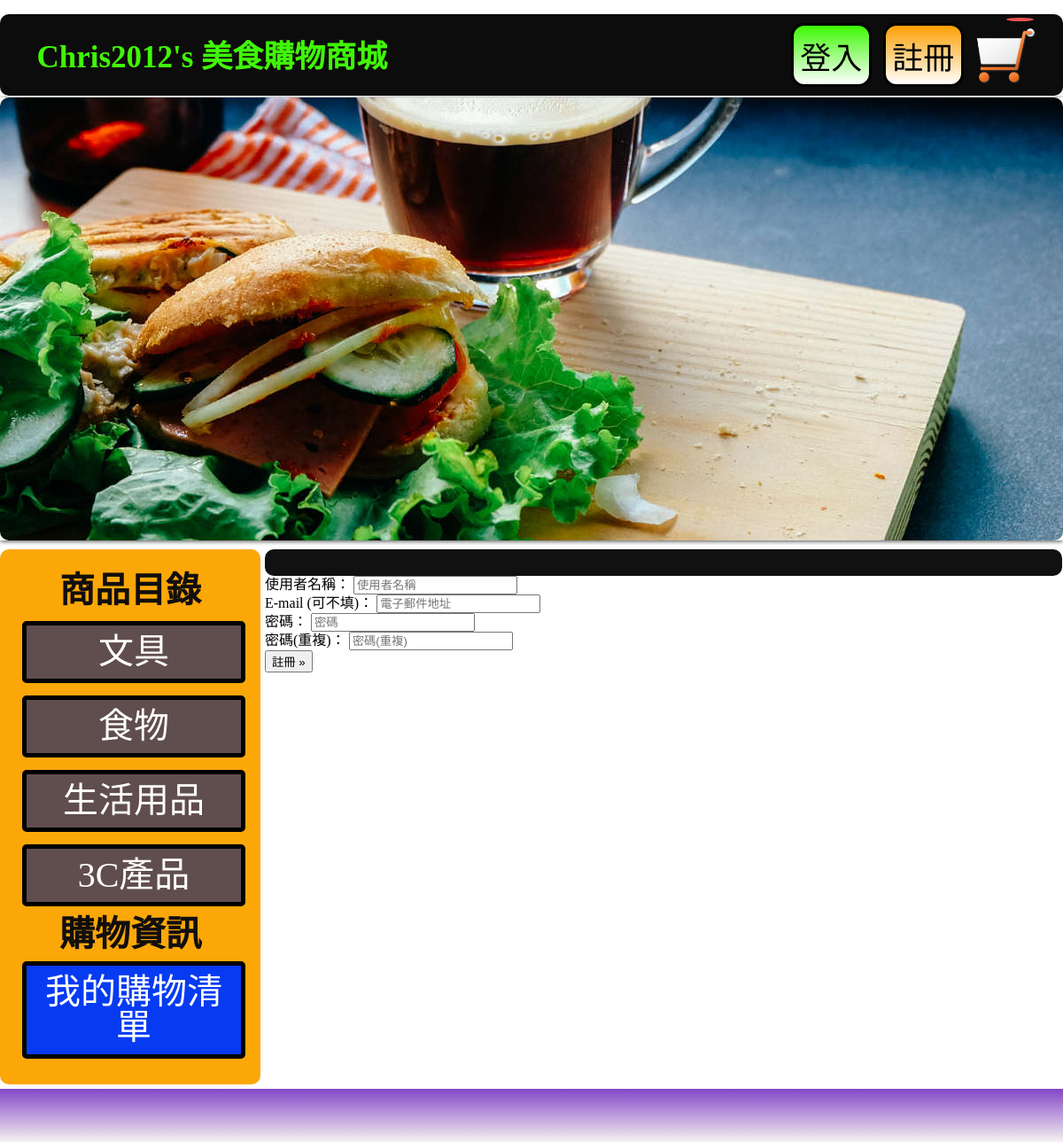
Before: / with the older database file.
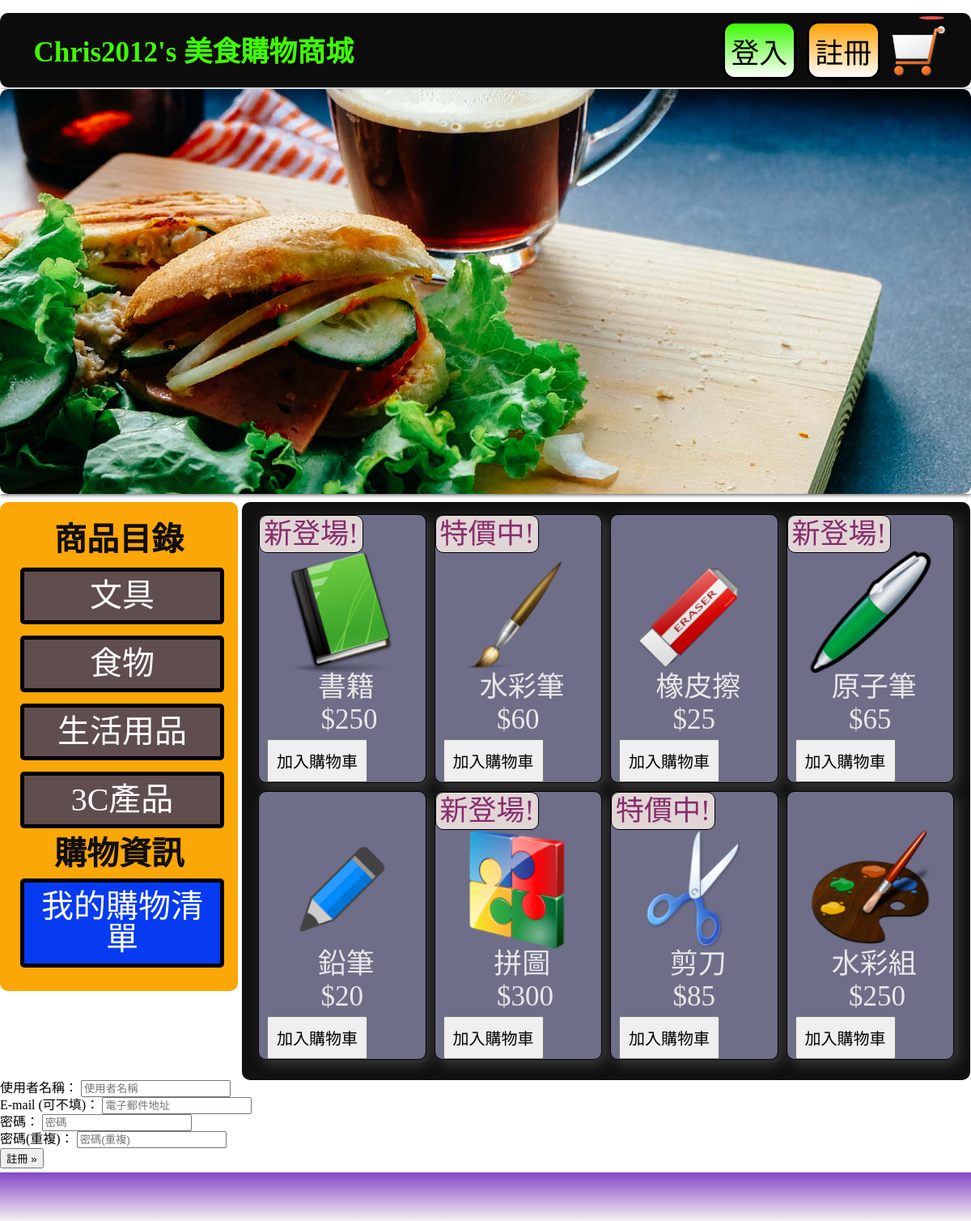
After: the same page with the newer database file.
### myapp/models.py (models this page shows, shortened)
class ProductModel (models.Model):
    p_category = models.ForeignKey (Category, on_delete= models.CASCADE, null=True )
    p_name = models.CharField ( max_length = 25, default = '')
    p_price = models.IntegerField (default = 0)
    p_imgs = models.CharField ( max_length = 100,default = '')
    p_desc = models.TextField ( blank = True ,default = '')
    p_onsale = models.BooleanField (default = False)
    p_newproduct = models.BooleanField (default = False)

### myapp/views.py (the view, shortened to what this page needs)
# urls.py: url(r'^$', views.index),
def index(request):
    global g_status
    status = g_status
    message = ''
    message2 = '您好 請先登入'
    foods = models.ProductModel.objects.filter(p_category__name__exact ='食物')
    stationeries = models.ProductModel.objects.filter(p_category__name__exact ='文具')
    computers = models.ProductModel.objects.filter(p_category__name__exact ='3C用品')
    necessities = models.ProductModel.objects.filter(p_category__name__exact ='生活用品')
    if request.session.get('login_user'):
        status = 'login'
    else:
        status = ''
    cart = Cart(request)
    return render(request,'index.html',locals())

### templates/index.html (shortened to what this page needs)
{% extends "base.html" %}
{% block content %}
{% load static %}
<link href="{% static 'css/index_style.css' %}" rel="stylesheet" type="text/css" />
<div class="menu">
	<h2>商品目錄</h2>
    <ul>
    	<li class="menu_list stationery">文具</li>
    	<li class="menu_list food">食物</li>
    	<li class="menu_list necessity">生活用品</li>
    	<li class="menu_list computer">3C產品</li>
    </ul>
	<h2>購物資訊</h2>
    <ul>
    	<a href="/cart/">
    		<li class="menu_list order">我的購物清單</li>
    	</a>
    </ul>
</div>
<div class="content stationery">
    <div class="productList">
        <ul>
            {% for stationery in stationeries%}
            {% if stationery.p_onsale == True %}
			<div class="product_link">
	            <li class="food{{stationery.id}}">
	                <div class="status">
	                    特價中!
	                </div>
	                    <img src="/static/imgs/{{stationery.p_imgs}}" />
	                <div class="product_name"> {{stationery.p_name}} </div>
	                <span> ${{stationery.p_price}} </span>
            		<button class="btn add_to_cart" id="{{stationery.id}}">加入購物車 </button>
	            </li>
            </div>
            {% elif stationery.p_newproduct == True %}
			<div class="product_link">
	            <li class="food{{stationery.id}}">
	                <div class="status" class="btn add_to_cart">
	                    新登場!
	                </div>
	                    <img src="/static/imgs/{{stationery.p_imgs}}" />
	                <div class="product_name">{{stationery.p_name}}</div>
	                <span>${{stationery.p_price}}</span>
            		<button class="btn add_to_cart" id="{{stationery.id}}">加入購物車 </button>
	            </li>
            </div>
            {% else %}
            <div class="product_link ">
	            <li class="food{{stationery.id}}">
	                <img src="/static/imgs/{{stationery.p_imgs}}" />
	                <div class="product_name">{{stationery.p_name}}</div>
	                <span>${{stationery.p_price}}</span>
            		<button class="btn add_to_cart" id="{{stationery.id}}">加入購物車 </button>
	            </li>
            </div>
            {% endif %}
            {% endfor %}
        </ul>
    </div>
</div>
<form class="signup" id="signup_form" method="post" action="/accounts/signup/">
  <p><label for="id_username">使用者名稱：</label> <input type="text" name="username" placeholder="使用者名稱" maxlength="150" minlength="1" autofocus="autofocus" required="" id="id_username"></p>
<p><label for="id_email">E-mail (可不填)：</label> <input type="email" name="email" placeholder="電子郵件地址" id="id_email"></p>
<p><label for="id_password1">密碼：</label> <input type="password" name="password1" placeholder="密碼" required="" id="id_password1"></p>
<p><label for="id_password2">密碼(重複)：</label> <input type="password" name="password2" placeholder="密碼(重複)" required="" id="id_password2"></p>
  <button type="submit">註冊 »</button>
</form>
{% endblock content %}

### templates/base.html (shortened to what this page needs)
﻿<!DOCTYPE html>
<html lang="en">
<head>
	{% load static %}
    <link href="{% static 'css/base.css' %}" rel="stylesheet" type="text/css" />
	<link rel="stylesheet" href="{% static 'css/unslider.css' %}">
	<link rel="stylesheet" href="{% static 'css/unslider-dots.css' %}">
    <link rel="stylesheet" href="{% static 'css/themes/default/default.css' %}">
    <link rel="stylesheet" href="{% static 'css/themes/light/light.css' %}">
    <link rel="stylesheet" href="{% static 'css/themes/dark/dark.css' %}">
    <link rel="stylesheet" href="{% static 'css/nivo-slider.css' %}">
    <link rel="stylesheet" href="{% static 'css/style.css' %}">
	<link href="{% static 'css/animate.css' %}" rel="stylesheet" type="text/css" />
	<link href="{% static 'css/completer.css' %}" rel="stylesheet" type="text/css" />
</head>
<body>
		<div class="wrap">
			<div class="top_bar">
    		<h1 class="animated infinite pulse">Chris2012's 美食購物商城</h1>
			{% if status == "login" %}
			<a href="/logout/">
				<button type="submit" id="logout">
					登出
    				<span id="quantity_login">{{cart.count}}</span>
				</button>
			</a>
				<img id="login_cartlogo" src="{% static 'imgs/cart_logo2.png' %}">
        	{% else %}
			<div id="cart_frame">
				<img src="{% static 'imgs/cart_logo2.png' %}" alt="cart_logo" id="original_cartlogo">
	    		<span id="quantity_be4_login">{{cart.count}}</span>
			</div>
			<button id="signinbox_open">註冊</button>
			<button id="loginbox_open">登入</button>
       	    {% endif %}
    		</div>
	        <div class="header">
		        <div class="slider-wrapper theme-default">
			        <div id="slider" class="nivoSlider">
			        </div>
		        </div>
	        </div>
	        <div class="main">
	            {% block content %}
	            {% endblock content %}
	        </div>
	        <div class="footer">
	        </div>
   		</div>
</body>
</html>

### static/css/base.css (style rules this page uses)
html, body, div, span, applet, object, iframe, h1, h2, h3, h4, h5, h6, p, blockquote, pre, a, abbr, acronym, address, big, cite, code, del, dfn, em, img, ins, kbd, q, s, samp, small, strike, strong, sub, sup, tt, var, b, u, i, center, dl, dt, dd, ol, ul, li, fieldset, form, label, legend, table, caption, tbody, tfoot, thead, tr, th, td, article, aside, canvas, details, embed, figure, figcaption, footer, header, hgroup, menu, nav, output, ruby, section, summary, time, mark, audio, video { margin: 0; padding: 0; border: 0; font-size: 100%; font: inherit; vertical-align: baseline; }
body { line-height: 1; }
ol, ul { list-style: none; }
body { font-family: setofont; font-family: 'Noto Sans', sans-serif; z-index: 1; }
.wrap { width: 1200px; margin: 0 auto; overflow: hidden; }
.top_bar { margin-bottom: 2px; font-weight: bold; border-radius: 10px; background: #0D0C0C; padding: 10px; overflow: auto; }
.top_bar h1 { float: left; margin-top: 0.6em; margin-left: 0.9em; color: #40f707; font-size: 35px; }
#cart_frame { position: relative; }
.top_bar #original_cartlogo { float: right; margin-right: 1.2em; margin-top: 0.1em; width: 70px; cursor: pointer; }
#quantity_be4_login { background-color: #ec5252; border: none; border-radius: 50%; color: #fff; font-size: 20px; left: auto; line-height: 1.43; min-width: 19px; padding: 2px 6px; position: absolute; right: -1%; text-align: center; text-shadow: none; top: -31px; vertical-align: text-top; white-space: nowrap; z-index: 1; }
#loginbox_open { float: right; margin-right: 13px; padding: 7.5px; font-size: 35px; border: 3px solid #000000; border-radius: 15px; background: -webkit-linear-gradient(#348E0C, #FFFFFF); background: linear-gradient(#3CF902, #FFFFFF); cursor: pointer; }
#signinbox_open { float: right; margin-right: 13px; padding: 7.5px; font-size: 35px; border: 3px solid #000000; border-radius: 15px; background: -webkit-linear-gradient(#FC9F02, #FFFFFF); background: linear-gradient(#FC9F02, #FFFFFF); cursor: pointer; }
.top_bar span { color: #FF9800; float: right; margin-top: 25px; margin-right: 35px; }
.header { margin-bottom: 0.5em; border-radius: 10px; width: 1200px; }
.menu { float: left; margin-right: 5px; padding: 17px; width: 260px; background: #fba708; border-radius: 10px; color: white; font-size: 40px; }
.menu h2 { text-align: center; font-weight: bold; color: #110e0e; margin-top: 10px; }
.menu li { margin-top: 14px; margin-left: 8px; margin-bottom: 12px; border: 5px solid #000000; border-radius: 5px; padding: 10px; text-align: center; background: #604d4d; }
.menu a { text-decoration: none; }
.menu_list.order { margin-top: 10px; background: #073BF1; color: white; }
.footer { height: 60px; background: -webkit-linear-gradient(#8347C8, #F5F1F1); background: -o-linear-gradient(#8347C8, #F5F1F1); background: linear-gradient(#8347C8, #F5F1F1); margin-top: 5px; }

### static/css/themes/default/default.css (style rules this page uses)
.theme-default .nivoSlider { position:relative; background:#fff url(loading.gif) no-repeat 50% 50%; margin-bottom:10px; -webkit-box-shadow: 0px 1px 5px 0px #4a4a4a; -moz-box-shadow: 0px 1px 5px 0px #4a4a4a; box-shadow: 0px 1px 5px 0px #4a4a4a; }

### static/css/nivo-slider.css (style rules this page uses)
.nivoSlider { position:relative; width:100%; height:auto; overflow: hidden; }

### static/css/style.css (style rules this page uses)
html, body, div, span, applet, object, iframe, h1, h2, h3, h4, h5, h6, p, blockquote, pre, a, abbr, acronym, address, big, cite, code, del, dfn, em, font, img, ins, kbd, q, s, samp, small, strike, strong, sub, sup, tt, var, dl, dt, dd, ol, ul, li, fieldset, form, label, legend, table, caption, tbody, tfoot, thead, tr, th, td { margin:0; padding:0; border:0; outline:0; font-weight:inherit; font-style:inherit; font-size:100%; font-family:inherit; vertical-align:baseline; }
body { line-height:1; color:black; background:white; }

Changed rows visible on the page:
added ProductModel: p_imgs (picture), p_name "書籍", p_price "250"
added ProductModel: p_imgs (picture), p_name "水彩筆", p_price "60"
added ProductModel: p_imgs (picture), p_name "橡皮擦", p_price "25"
added ProductModel: p_imgs (picture), p_name "原子筆", p_price "65"
added ProductModel: p_imgs (picture), p_name "鉛筆", p_price "20"
added ProductModel: p_imgs (picture), p_name "拼圖", p_price "300"
added ProductModel: p_imgs (picture), p_name "剪刀", p_price "85"
added ProductModel: p_imgs (picture), p_name "水彩組", p_price "250"
